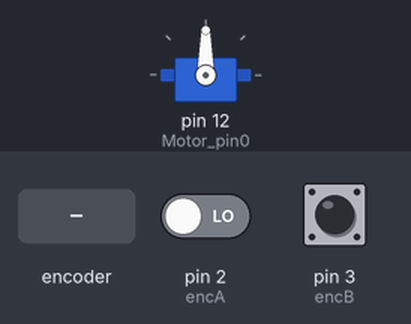
Simulated run of this sketch. Board: Arduino Uno, built with avr-gcc and run on an emulated ATmega328P. Parts: servo. The inputs (shaded band) are chosen by the test bench; at power-on: pin 2 (encA) LOW, pin 3 (encB) HIGH. What the sketch prints to the serial monitor is not drawn.

Above: at 1.2 s.
1.3 s: rotary encoder on pin 2 (encA) / pin 3 (encB) turned 3 steps (first pin leading)
At 2.0 s:
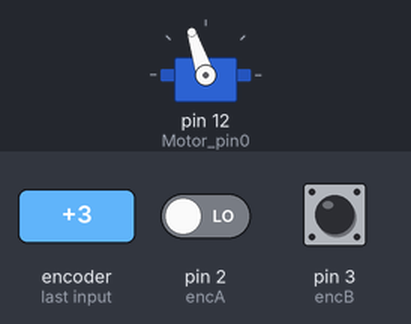
Timing chart, 0 to 4.3 s (numbered marks = the images above; inputs shaded):
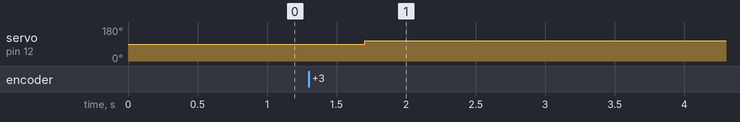

Measured:
- after the input at 1.3 s, servo on pin 12 (Motor_pin0): 90° → 108° after 0.40 s

The sketch:

motor_control300.ino
```cpp
//L07_C30 - DC Motor Position Control

#include <Servo.h>

#define encA 2 //color yellow
//make sure you are consistant with putting the correct cables in
#define encB 3 //color green
//encoder channel a, b

int Motor_pin0 = 12;
Servo Motor0;
int prevMill = 0;

float ticksPerDeg = 360.0 / 537.6; //Calculates the angle that each tick of the encoder represents.
volatile float count = 0;          //Encoder count

//Time Variables
unsigned long inputTime = 0;  //For finding the settling time
unsigned long lastSample = 0; //For finding the derivative correctly
unsigned long currentSample = 0;

//Range for stopping
//error bars
double minStop = -5.0;
double maxStop = 5.0;

//Power Restrictions (wont operate outside of these bounds)
double minPower = 1500.0; //below 100 and the voltage is too low for the motor to turn on
double maxPower = 1500.0; //if 255 it doesnt work

double angle = 1000.0; //Start position reference before each change in angle
//double angleChange = 90;   //Angle to move by


//PID Controller Implementation (NEEDS TO BE TUNED)
double kp = 4.40;      //Proportional Gain
double kd = 0.05;      //Derivative Gain
double ki = 2.50;      //Intergral Gain
double sampleRate = 0.1; //in ms
//int sampleRate = 4;
double error = 0.0; //Current error
double pError = 0.0;  //Previous error.
double throttle = 0.0;   //Throttle value (calculated)
double temp = throttle;


void setup() {
  //PIN SETUP

  Motor0.attach(Motor_pin0, 1000, 2000); // This pin is the control signal for the Motor
  Motor0.writeMicroseconds(1500); //intit the motor to stop
  pinMode(encA, INPUT);
  pinMode(encB, INPUT);
  attachInterrupt(0, doEncoderA, CHANGE); //encoder ON PIN 2
  attachInterrupt(1, doEncoderB, CHANGE); //encoder ON PIN 3
  Serial.begin(115200);
}
const long interval = 100;
unsigned long previousMillis = 0;
const long interval2 = 10000;
unsigned long previousMillis2 = 0;

int flor = 0;

void loop()
{
  angle = flor * 241.47;
  controller(angle);
  while(error > maxStop || error < minStop){
  angle = flor * 241.47;
  controller(angle); //CALLING MAIN PID FUNCTION
  }
  Serial.println("Hey");
   unsigned long currentMillis2 = millis();

}


//PID FUNCTION
void controller(double input) {
  error = input - (count * ticksPerDeg);
//  if((millis() - prevMill) >= 200){
//    Serial.print("Error:    ");
//    Serial.println(pError);

  if (error > maxStop || error < minStop)
  {
    currentSample = /**/micros()/*millis()*/; //if want a sample rate lower than 1ms, change to micros()
    if (currentSample - lastSample > sampleRate) {
    double deriv = (error - pError) / sampleRate;                   // gradient approximation, rise/run
    double integ = (error + ((1 / 2) * (error - pError))) * sampleRate; // rectangular approximation.
    pError = error;                                                 //for use in next calculation
    throttle = (kp * error) + (kd * deriv) + (ki * integ);
    temp = throttle;

    if (throttle > 0.0)
      {
        setDir('-');
        throttle *= -1;
      }
    else
      {
        setDir('+');
      }
    lastSample = currentSample;
    if(throttle > 0)
      {
        throttle = map(throttle, 235, 67007, minPower, maxPower);
      }
    else
        throttle = map(throttle, -235, -67007, minPower, maxPower);
      //Motor0.writeMicroseconds(throttle);
    }
  }
  else
  {
    Motor_stop();
    //Motor0.writeMicroseconds(throttle);
  }
  Motor0.writeMicroseconds(throttle);
  Serial.print("reading     ");
  Serial.println(Motor0.read());
}

void doEncoderA() { //SETUPS the interrupts of the encoder
  if (digitalRead(encA) == HIGH) {

    // check channel B to see which way encoder is turning
    if (digitalRead(encB) == LOW) {
      count = count + 1; // CW
    }
    else {
      count = count - 1; // CCW
    }
  }

  else { // must be a high-to-low edge on channel A
    // check channel B to see which way encoder is turning
    if (digitalRead(encB) == HIGH) {
      count = count + 1; // CW
    }
    else {
      count = count - 1; // CCW
    }
  }
}

void doEncoderB() { //SETUPS the interrupts of the encoder
  if (digitalRead(encB) == HIGH) {

    // check channel A to see which way encoder is turning
    if (digitalRead(encA) == HIGH) {
      count = count + 1; // CW
    }
    else {
      count = count - 1; // CCW
    }
  }

  // Look for a high-to-low on channel B

  else {
    // check channel B to see which way encoder is turning
    if (digitalRead(encA) == LOW) {
      count = count + 1; // CW
    }
    else {
      count = count - 1; // CCW
    }
  }
}

void setDir(char dir) { //DIRECTION SET FUNCTION
  if (dir == '-') { //Moves in Clockwise direction
    minPower = 1400;
    maxPower = 1000;
  }
  else if (dir == '+') { //moves in Anti clockwise direction
    minPower = 1600;
    maxPower = 2000;
  }
  else { //motor off.
    Motor_stop();
  }
}

void Motor_stop() {
  throttle = 1500;
}
```
